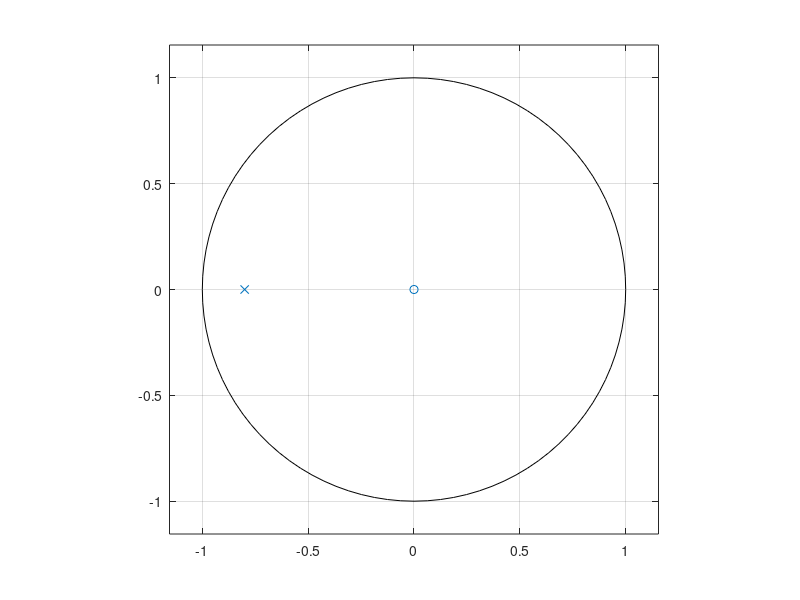
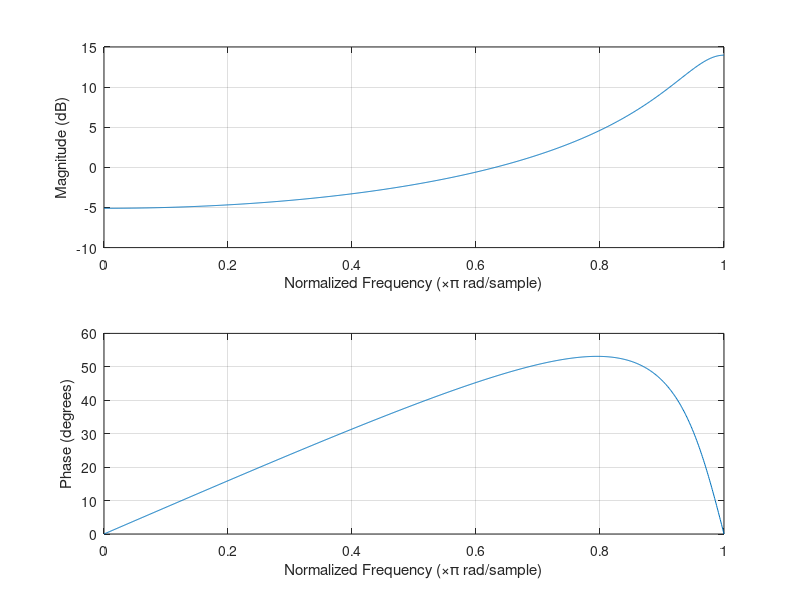
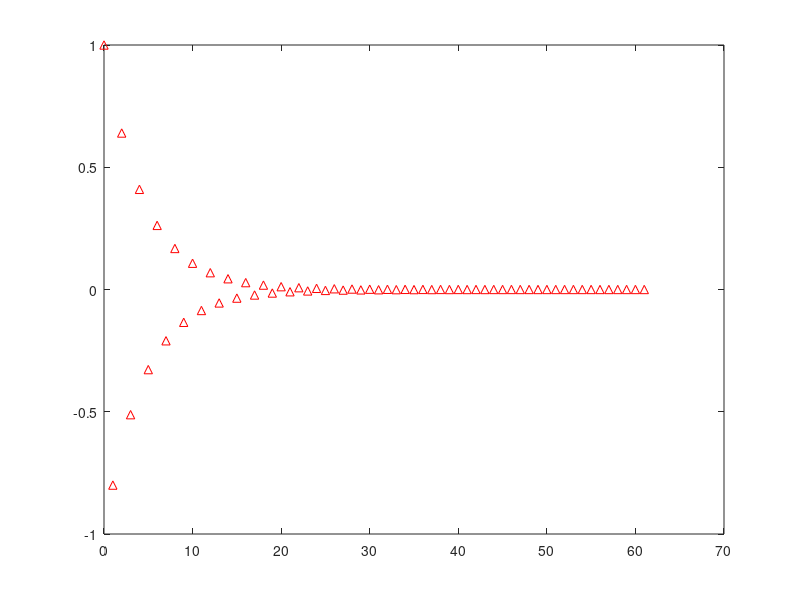
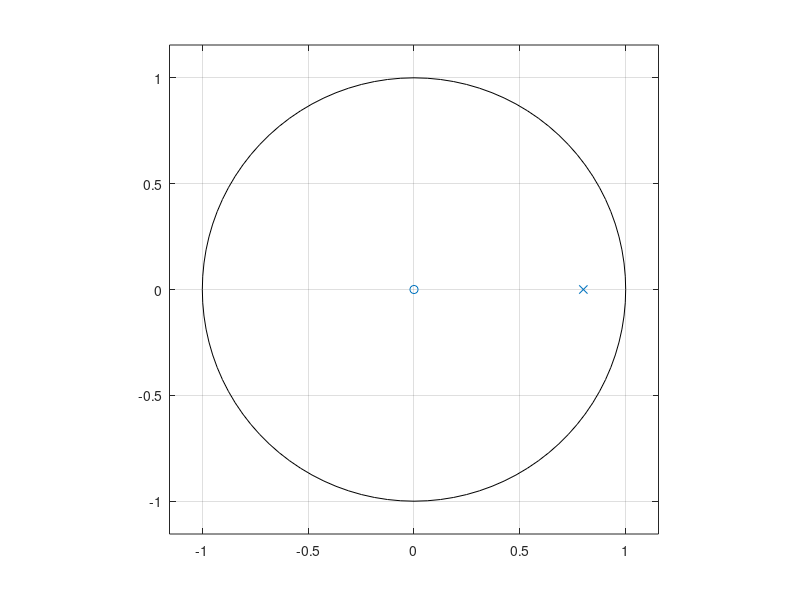

Recreate these plots in MATLAB, in order.
p = 0.8;
figure('NumberTitle', 'off', 'Name', 'Pole-Zero plot for P=0.8');
zplane(0,-p);
b = 1;
a = [1,p];
n = 1001;
figure('NumberTitle', 'off', 'Name', 'Frequency Response for P=0.8');
freqz(b,a,n);
figure('NumberTitle', 'off', 'Name', 'Impulse Response for P=0.8');
impz(b,a);


p = -0.8;
figure('NumberTitle', 'off', 'Name', 'Pole-Zero plot for P=-0.8');
zplane(0,-p);
b = 1;
a = [1,p];
n = 1001;
figure('NumberTitle', 'off', 'Name', 'Frequency Response for P=-0.8');
freqz(b,a,n);
figure('NumberTitle', 'off', 'Name', 'Impulse Response for P=-0.8');
impz(b,a);


p = 0.1;
figure('NumberTitle', 'off', 'Name', 'Pole-Zero plot for P=0.1');
zplane(0,-p);
b = 1;
a = [1,p];
n = 1001;
figure('NumberTitle', 'off', 'Name', 'Frequency Response for P=0.1');
freqz(b,a,n);
figure('NumberTitle', 'off', 'Name', 'Impulse Response for P=0.1');
impz(b,a);

